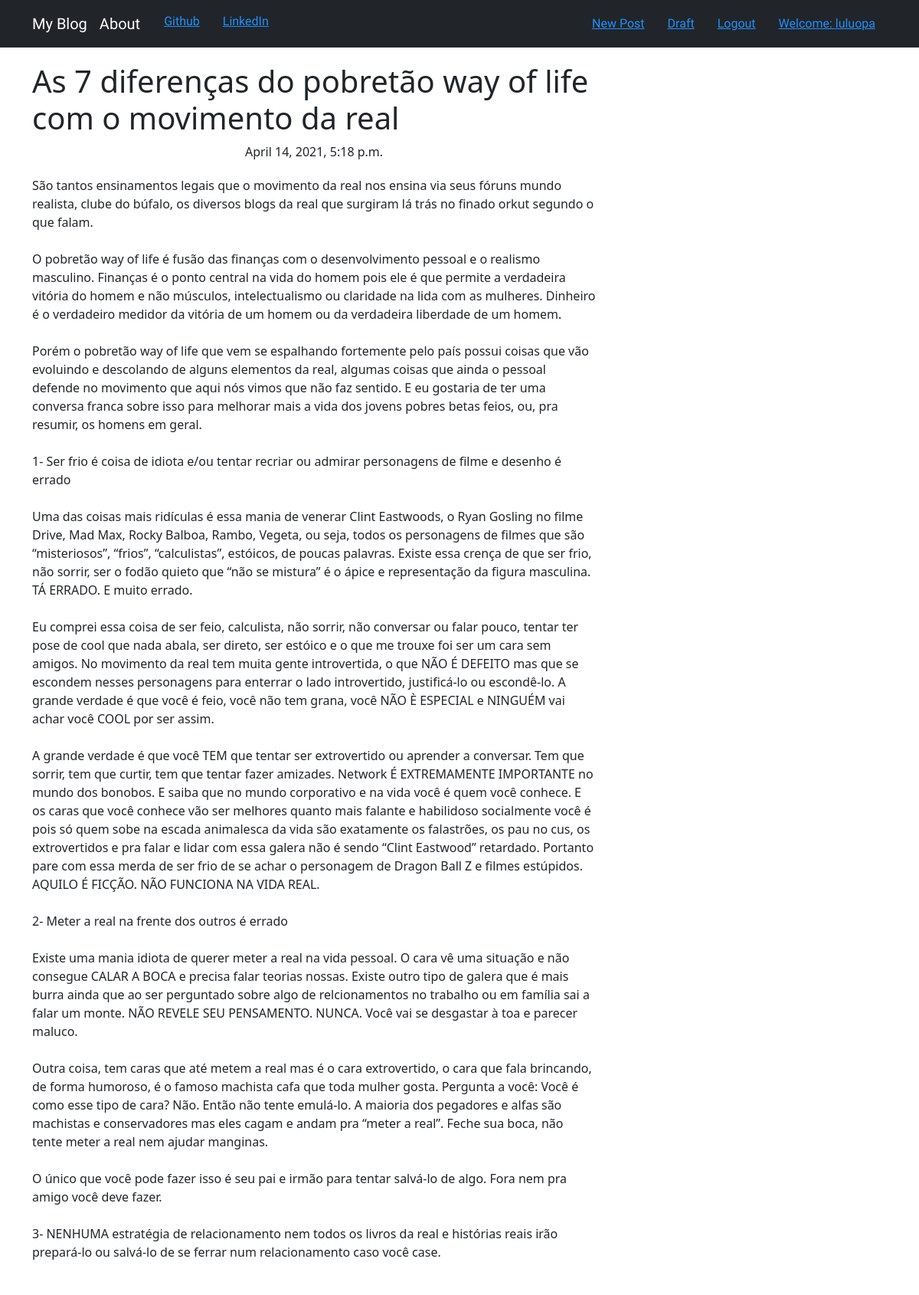
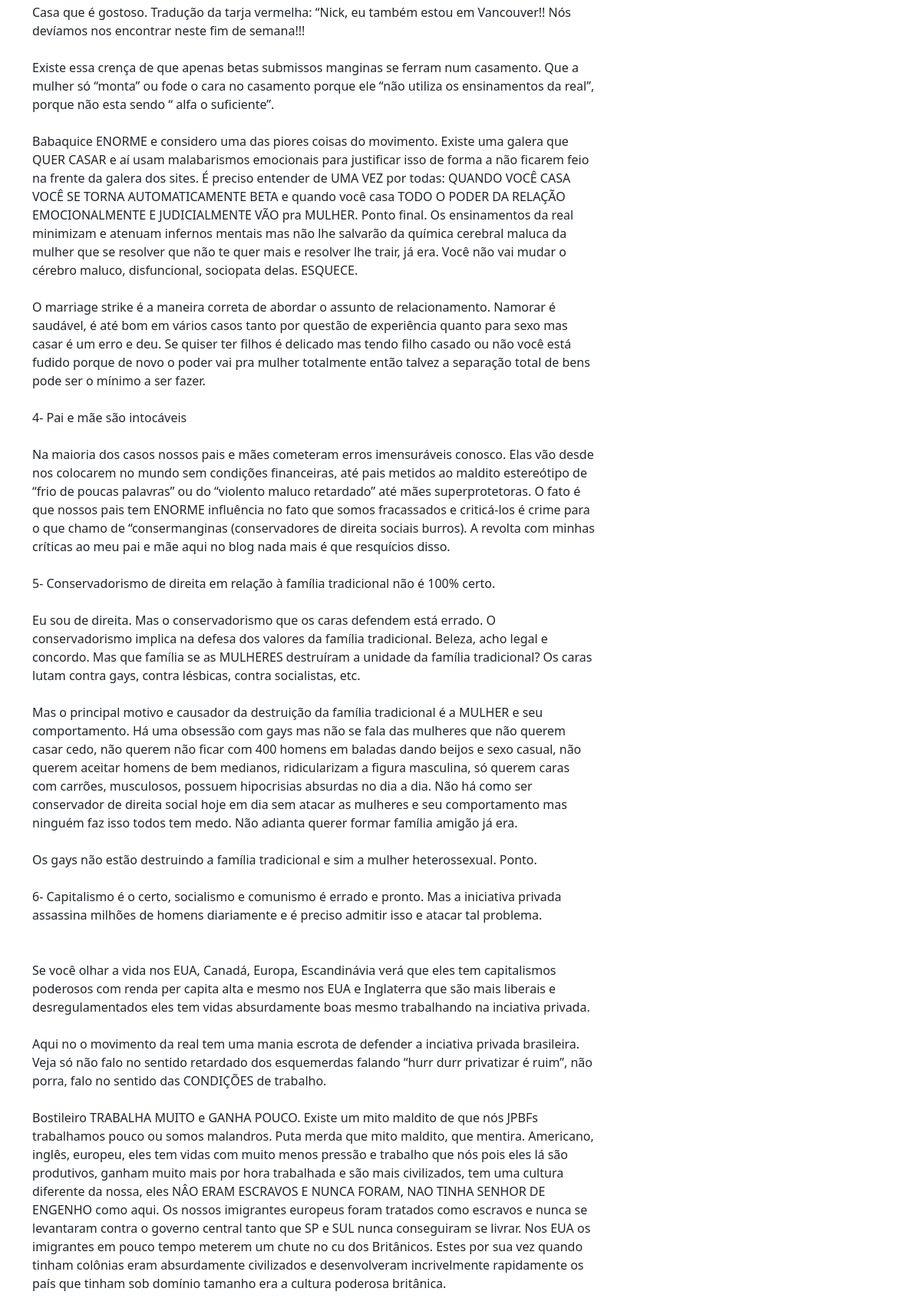
The app's page /post/13/ (signed in, upper part) with its own data (2 pictures, top to bottom).
### Blog/models.py (models this page shows, shortened)
class Post(models.Model):
    author = models.ForeignKey('auth.user',on_delete=models.CASCADE)
    title = models.CharField(max_length=256)
    text = models.TextField()
    create_date = models.DateTimeField(default=timezone.now())
    published_date = models.DateTimeField(blank=True,null=True)

### Blog/views.py (the view)
# urls.py: path('post/<int:pk>/', views.PostDetailView.as_view(),name='post_detail'),
class PostDetailView(DetailView):
    model = Post
    template_name = 'blog/post_detail.html'

### Blog/templates/blog/post_detail.html (shortened to what this page needs)
{% extends "blog/base.html" %}
{% block content %}
  <div class="flexcontainer">
    <h1 class="posttitle">{{post.title}}</h1>
      {% if not post.published_date == none %}
        <div class="date postdate">
          {{ post.published_date }}
        </div>
      {% else %}
        <a href="{% url 'post_publish' pk=post.pk %}" class="btn btn-primary"> Publicar </a>
      {% endif %}
  </div>
    <p class="postcontent">{{post.text|safe|linebreaksbr}}</p>
{%  endblock %}

### Blog/templates/blog/base.html (shortened to what this page needs)
<!DOCTYPE html>
{% load static %}
<html lang="en" dir="ltr">
  <head>
    <link href="https://cdn.jsdelivr.net/npm/bootstrap@5.0.0-beta3/dist/css/bootstrap.min.css"
    rel="stylesheet"
>
    <link rel="stylesheet" href="//cdn.jsdelivr.net/npm/medium-editor@latest/dist/css/medium-editor.min.css" type="text/css" media="screen" charset="utf-8">
    <link rel="stylesheet" href="{% static 'blog/css/blog.css' %}">
  </head>
  <body>
    <nav class="navbar navbar-dark bg-dark navbar-expand">
      <div class="container navbar navbar-default">
        <ul class="nav navbar-nav">
          <li class="nav-item"> <a class="navbar-brand" href="{% url 'post_list' %}">My Blog</a> </li>
          <li class="nav-item"> <a class="navbar-brand" href="{% url 'about' %}">About</a> </li>
          <li class="nav-item"> <a class="item" href="https://github.com/luluopa">Github</a> </li>
          <li class="nav-item"> <a class="item" href="https://www.linkedin.com/in/lucas-lima-61877a1a3/">LinkedIn</a> </li>
        </ul>
        <ul class="nav navbar-nav">
          {% if user.is_authenticated %}
            <li class="nav-item"> <a class="item" href="{% url 'post_new' %}"> New Post </a> </li>
            <li class="nav-item"> <a class="item" href="{% url 'post_draft_list' %}"> Draft </a> </li>
            <li class="nav-item"> <a class="item" href="{% url 'logout' %}"> Logout </a> </li>
            <li class="nav-item"> <a class="item"> Welcome: {{user.username}} </a> </li>
          {% else %}
            <li class="nav-item"> <a class="nav navbar-right" id="content" href="{% url 'login' %}"> <img src="https://banner2.cleanpng.com/20180618/pkf/kisspng-computer-icons-user-user-icon-5b27870a5bb442.3487058215293171303756.jpg" alt=""> </a> </li>
          {% endif %}
        </ul>
      </div>
    </nav>
    <div class="content container">
      <div class="row">
        <div class="col-md-8">
          <div class="blog_posts">
            {% block content %}
            {% endblock %}
          </div>
        </div>
      </div>
    </div>
  </body>
</html>

### Blog/static/blog/css/blog.css (style rules this page uses)
.flexcontainer { display: flex; flex-direction: column; align-items: center; justify-content: center; margin-bottom: 20px; }
.item { margin-left: 15px; margin-right: 15px; color: #1E90FF }
.blog_posts { margin-top: 20px; overflow-wrap: break-word; }
.navbar { font-family: 'Dela Gothic One', cursive; }

### records on screen
Post: title "As 7 diferenças do pobretão way of life com o movimento da real", published_date "April 14, 2021, 5:18 p.m.", text "São tantos ensinamentos legais que o movimento da real nos ensina via seus fóruns mundo realista, clube do búfalo, os diversos blogs da real que surgiram lá trás no finado orkut segundo o que falam. O pobretão way of life é fusão das finanças com o desenvolvimento pessoal e o realismo masculino. Finanças é o ponto central na vida do homem pois ele é que permite a verdadeira vitória do homem e não músculos, intelectualismo ou claridade na lida com as mulheres. Dinheiro é o verdadeiro medidor da vitória de um homem ou da verdadeira liberdade de um homem. Porém o pobretão way of life que vem se espalhando fortemente pelo país possui coisas que vão evoluindo e descolando de alguns elementos da…"

### other values on screen
{{ user.username }} "luluopa"
